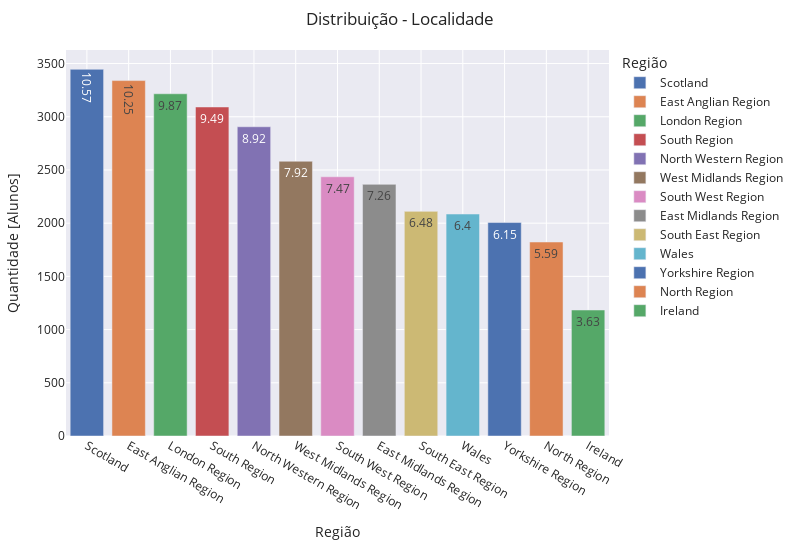

Here is the notebook cell this chart was saved with:
### Code cell
regiao = studentInfo.groupby('region').agg({'id_student':'count'}).reset_index().\
    rename(columns={"region": "Regiao", 'id_student': 'Qtde'}).sort_values(by='Qtde', ascending=False)

regiao['Percentual'] = regiao.apply(lambda x: round(100 * (x['Qtde'] / regiao['Qtde'].sum()), 2) ,axis=1)

fig = px.bar(regiao, x='Regiao', y='Qtde', text='Percentual', color ='Regiao',  template="seaborn")

fig.update_layout(
    margin=dict(l=20, r=50, t=50, b=20),
    title = 'Distribuição - Localidade',
    xaxis_title="Região",
    yaxis_title="Quantidade [Alunos]",
    legend_title="Região",
    width=800, 
    height=550,
    uniformtext_minsize=10, 
    uniformtext_mode='hide',
)

fig.show()

### Figure 1 — Plotly figure (JSON) as saved in the notebook; plotly's stock layout.template omitted (floating-point values rounded to 4 significant figures)
{"data": [{"alignmentgroup": "True", "hovertemplate": "Regiao=%{x}<br>Qtde=%{y}<br>Percentual=%{text}<extra></extra>", "legendgroup": "Scotland", "marker": {"color": "rgb(76,114,176)", "pattern": {"shape": ""}}, "name": "Scotland", "offsetgroup": "Scotland", "orientation": "v", "showlegend": true, "text": [10.57], "textposition": "auto", "type": "bar", "x": ["Scotland"], "xaxis": "x", "y": [3446], "yaxis": "y"}, {"alignmentgroup": "True", "hovertemplate": "Regiao=%{x}<br>Qtde=%{y}<br>Percentual=%{text}<extra></extra>", "legendgroup": "East Anglian Region", "marker": {"color": "rgb(221,132,82)", "pattern": {"shape": ""}}, "name": "East Anglian Region", "offsetgroup": "East Anglian Region", "orientation": "v", "showlegend": true, "text": [10.25], "textposition": "auto", "type": "bar", "x": ["East Anglian Region"], "xaxis": "x", "y": [3340], "yaxis": "y"}, {"alignmentgroup": "True", "hovertemplate": "Regiao=%{x}<br>Qtde=%{y}<br>Percentual=%{text}<extra></extra>", "legendgroup": "London Region", "marker": {"color": "rgb(85,168,104)", "pattern": {"shape": ""}}, "name": "London Region", "offsetgroup": "London Region", "orientation": "v", "showlegend": true, "text": [9.87], "textposition": "auto", "type": "bar", "x": ["London Region"], "xaxis": "x", "y": [3216], "yaxis": "y"}, {"alignmentgroup": "True", "hovertemplate": "Regiao=%{x}<br>Qtde=%{y}<br>Percentual=%{text}<extra></extra>", "legendgroup": "South Region", "marker": {"color": "rgb(196,78,82)", "pattern": {"shape": ""}}, "name": "South Region", "offsetgroup": "South Region", "orientation": "v", "showlegend": true, "text": [9.49], "textposition": "auto", "type": "bar", "x": ["South Region"], "xaxis": "x", "y": [3092], "yaxis": "y"}, {"alignmentgroup": "True", "hovertemplate": "Regiao=%{x}<br>Qtde=%{y}<br>Percentual=%{text}<extra></extra>", "legendgroup": "North Western Region", "marker": {"color": "rgb(129,114,179)", "pattern": {"shape": ""}}, "name": "North Western Region", "offsetgroup": "North Western Region", "orientation": "v", "showlegend": true, "text": [8.92], "textposition": "auto", "type": "bar", "x": ["North Western Region"], "xaxis": "x", "y": [2906], "yaxis": "y"}, {"alignmentgroup": "True", "hovertemplate": "Regiao=%{x}<br>Qtde=%{y}<br>Percentual=%{text}<extra></extra>", "legendgroup": "West Midlands Region", "marker": {"color": "rgb(147,120,96)", "pattern": {"shape": ""}}, "name": "West Midlands Region", "offsetgroup": "West Midlands Region", "orientation": "v", "showlegend": true, "text": [7.92], "textposition": "auto", "type": "bar", "x": ["West Midlands Region"], "xaxis": "x", "y": [2582], "yaxis": "y"}, {"alignmentgroup": "True", "hovertemplate": "Regiao=%{x}<br>Qtde=%{y}<br>Percentual=%{text}<extra></extra>", "legendgroup": "South West Region", "marker": {"color": "rgb(218,139,195)", "pattern": {"shape": ""}}, "name": "South West Region", "offsetgroup": "South West Region", "orientation": "v", "showlegend": true, "text": [7.47], "textposition": "auto", "type": "bar", "x": ["South West Region"], "xaxis": "x", "y": [2436], "yaxis": "y"}, {"alignmentgroup": "True", "hovertemplate": "Regiao=%{x}<br>Qtde=%{y}<br>Percentual=%{text}<extra></extra>", "legendgroup": "East Midlands Region", "marker": {"color": "rgb(140,140,140)", "pattern": {"shape": ""}}, "name": "East Midlands Region", "offsetgroup": "East Midlands Region", "orientation": "v", "showlegend": true, "text": [7.26], "textposition": "auto", "type": "bar", "x": ["East Midlands Region"], "xaxis": "x", "y": [2365], "yaxis": "y"}, {"alignmentgroup": "True", "hovertemplate": "Regiao=%{x}<br>Qtde=%{y}<br>Percentual=%{text}<extra></extra>", "legendgroup": "South East Region", "marker": {"color": "rgb(204,185,116)", "pattern": {"shape": ""}}, "name": "South East Region", "offsetgroup": "South East Region", "orientation": "v", "showlegend": true, "text": [6.48], "textposition": "auto", "type": "bar", "x": ["South East Region"], "xaxis": "x", "y": [2111], "yaxis": "y"}, {"alignmentgroup": "True", "hovertemplate": "Regiao=%{x}<br>Qtde=%{y}<br>Percentual=%{text}<extra></extra>", "legendgroup": "Wales", "marker": {"color": "rgb(100,181,205)", "pattern": {"shape": ""}}, "name": "Wales", "offsetgroup": "Wales", "orientation": "v", "showlegend": true, "text": [6.4], "textposition": "auto", "type": "bar", "x": ["Wales"], "xaxis": "x", "y": [2086], "yaxis": "y"}, {"alignmentgroup": "True", "hovertemplate": "Regiao=%{x}<br>Qtde=%{y}<br>Percentual=%{text}<extra></extra>", "legendgroup": "Yorkshire Region", "marker": {"color": "rgb(76,114,176)", "pattern": {"shape": ""}}, "name": "Yorkshire Region", "offsetgroup": "Yorkshire Region", "orientation": "v", "showlegend": true, "text": [6.15], "textposition": "auto", "type": "bar", "x": ["Yorkshire Region"], "xaxis": "x", "y": [2006], "yaxis": "y"}, {"alignmentgroup": "True", "hovertemplate": "Regiao=%{x}<br>Qtde=%{y}<br>Percentual=%{text}<extra></extra>", "legendgroup": "North Region", "marker": {"color": "rgb(221,132,82)", "pattern": {"shape": ""}}, "name": "North Region", "offsetgroup": "North Region", "orientation": "v", "showlegend": true, "text": [5.59], "textposition": "auto", "type": "bar", "x": ["North Region"], "xaxis": "x", "y": [1823], "yaxis": "y"}, {"alignmentgroup": "True", "hovertemplate": "Regiao=%{x}<br>Qtde=%{y}<br>Percentual=%{text}<extra></extra>", "legendgroup": "Ireland", "marker": {"color": "rgb(85,168,104)", "pattern": {"shape": ""}}, "name": "Ireland", "offsetgroup": "Ireland", "orientation": "v", "showlegend": true, "text": [3.63], "textposition": "auto", "type": "bar", "x": ["Ireland"], "xaxis": "x", "y": [1184], "yaxis": "y"}], "layout": {"barmode": "relative", "height": 550, "legend": {"title": {"text": "Região"}, "tracegroupgap": 0}, "margin": {"b": 20, "l": 20, "r": 50, "t": 50}, "title": {"text": "Distribuição - Localidade"}, "uniformtext": {"minsize": 10, "mode": "hide"}, "width": 800, "xaxis": {"anchor": "y", "categoryarray": ["Scotland", "East Anglian Region", "London Region", "South Region", "North Western Region", "West Midlands Region", "South West Region", "East Midlands Region", "South East Region", "Wales", "Yorkshire Region", "North Region", "Ireland"], "categoryorder": "array", "domain": [0, 1], "title": {"text": "Região"}}, "yaxis": {"anchor": "x", "domain": [0, 1], "title": {"text": "Quantidade [Alunos]"}}}}
